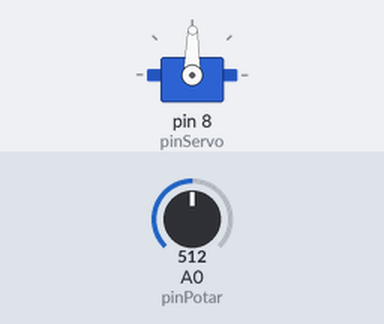
The sketch below on a simulated Arduino Uno, built with avr-gcc and run on an emulated ATmega328P. Parts: servo. The test bench sets the inputs (shaded band); at power-on: A0 (pinPotar) = 512.

Above: at 1.2 s.
1.3 s: A0 (pinPotar) set to 716
At 2.4 s:
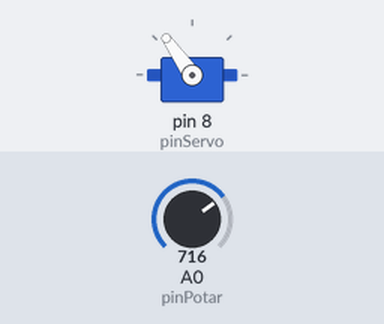
2.8 s: A0 (pinPotar) set to 900
At 3.6 s:
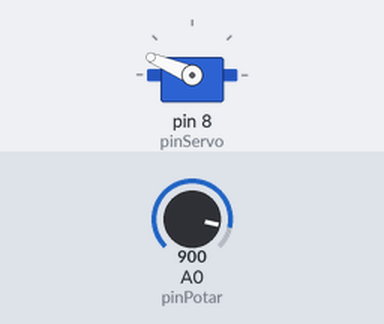
4.3 s: A0 (pinPotar) set to 1023
At 4.7 s:
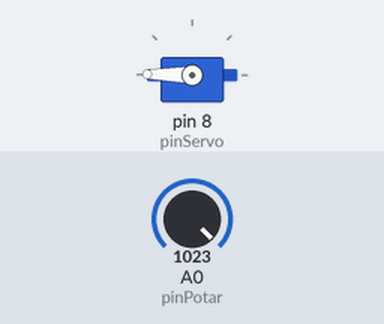
5.8 s: A0 (pinPotar) set to 306
At 7.0 s:
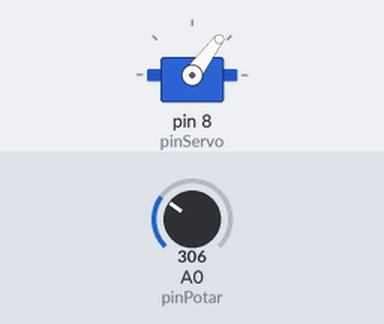
7.3 s: A0 (pinPotar) set to 122
At 8.2 s:
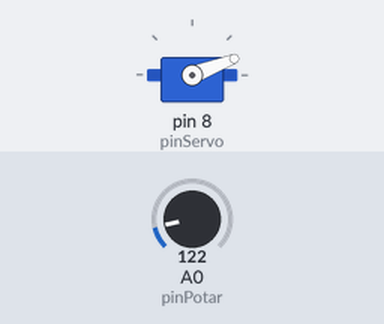
8.8 s: A0 (pinPotar) set to 511
At 9.3 s:
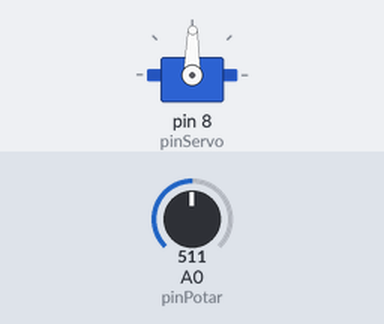
Timing chart, 0 to 11.3 s (numbered marks = the images above; inputs shaded):
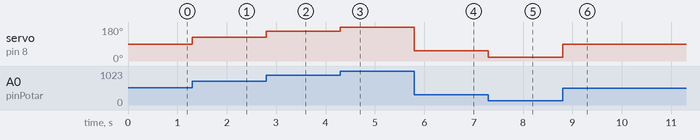

Measured:
- after the input at 1.3 s, servo on pin 8 (pinServo): 89° → 125° at once
- after the input at 2.8 s, servo on pin 8 (pinServo): 125° → 157° at once
- after the input at 4.3 s, servo on pin 8 (pinServo): 157° → 179° at once
- after the input at 5.8 s, servo on pin 8 (pinServo): 179° → 53° at once
- after the input at 7.3 s, servo on pin 8 (pinServo): 53° → 21° at once
- after the input at 8.8 s, servo on pin 8 (pinServo): 21° → 89° at once

The sketch:

servoPotentio.ino
```cpp
#include <Servo.h>// on importe la bibliothèque
Servo servo; // on crée l'objet Servo
int pinServo=8; // on définit le pin lié à la commande du servo
int pinPotar=A0; // on définit le pin lié à la lecture du potenitomètre
void setup() {
  servo.attach(pinServo); // on relie l'objet servo au pin de commande
}

void loop() {
  int valeurPotar=analogRead(pinPotar); // lecture de la valeur du potentiomètre
  int angle=map(valeurPotar,0,1023,0,179); // tranformation en angle
  servo.write(angle); //mise en position du servo
}
```
